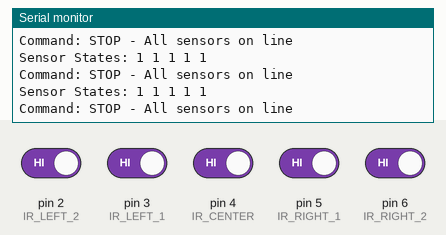
This sketch was run on a simulated Arduino Uno, built with avr-gcc and run on an emulated ATmega328P. Shown: the last lines printed to the serial monitor. Inputs (shaded band) come from the test bench; at power-on: pin 2 (IR_LEFT_2), pin 3 (IR_LEFT_1), pin 4 (IR_CENTER), pin 5 (IR_RIGHT_1), pin 6 (IR_RIGHT_2) HIGH.

Above: at 1.8 s.
1.9 s: pin 2 (IR_LEFT_2) driven LOW
At 2.38 s:
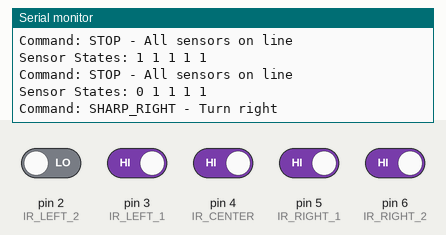
4.0 s: pin 4 (IR_CENTER) driven LOW
At 4.39 s:
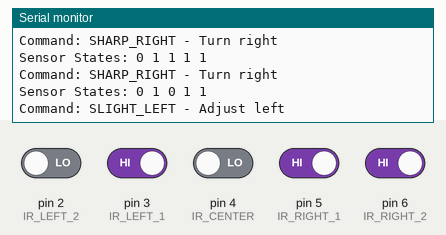
6.0 s: pin 3 (IR_LEFT_1) driven LOW
At 6.39 s:
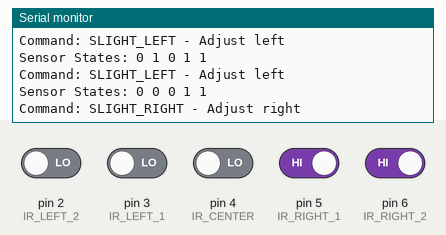
8.1 s: pin 5 (IR_RIGHT_1) driven LOW
At 8.9 s:
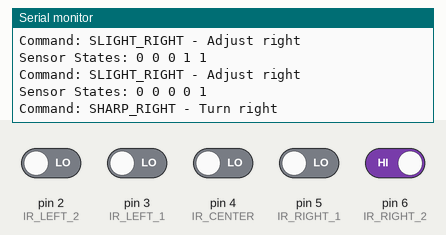
9.6 s: pin 6 (IR_RIGHT_2) driven LOW
At 10.4 s:
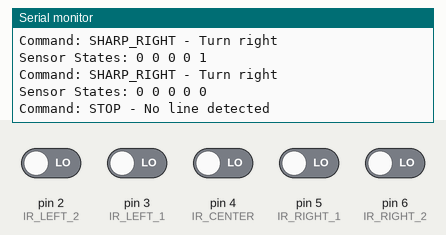
12.1 s: pin 2 (IR_LEFT_2) driven HIGH
At 12.9 s:
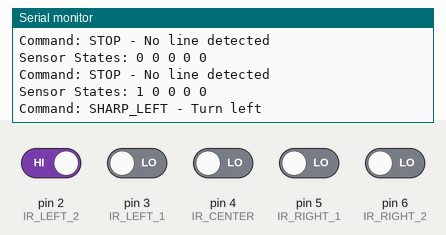

The sketch:

ir_array_test.ino
```cpp
// IR Sensor Array Test Program
// Pins for 5 IR sensors (adjust these pins based on your connections)
const int IR_LEFT_2 = 2;    // Leftmost sensor
const int IR_LEFT_1 = 3;    // Left sensor
const int IR_CENTER = 4;    // Center sensor
const int IR_RIGHT_1 = 5;   // Right sensor
const int IR_RIGHT_2 = 6;   // Rightmost sensor

// Sensor states
int sensorStates[5] = {0, 0, 0, 0, 0};

void setup() {
  Serial.begin(9600);

  // Configure IR sensor pins as inputs with pull-up resistors
  pinMode(IR_LEFT_2, INPUT_PULLUP);
  pinMode(IR_LEFT_1, INPUT_PULLUP);
  pinMode(IR_CENTER, INPUT_PULLUP);
  pinMode(IR_RIGHT_1, INPUT_PULLUP);
  pinMode(IR_RIGHT_2, INPUT_PULLUP);

  Serial.println("IR Sensor Array Test Program");
  Serial.println("----------------------------");
}

void loop() {
  // Read all sensors
  sensorStates[0] = digitalRead(IR_LEFT_2);
  sensorStates[1] = digitalRead(IR_LEFT_1);
  sensorStates[2] = digitalRead(IR_CENTER);
  sensorStates[3] = digitalRead(IR_RIGHT_1);
  sensorStates[4] = digitalRead(IR_RIGHT_2);

  // Print sensor states
  Serial.print("Sensor States: ");
  for(int i = 0; i < 5; i++) {
    Serial.print(sensorStates[i]);
    Serial.print(" ");
  }
  Serial.println();

  // Determine robot action based on sensor readings
  String command = determineCommand();
  Serial.print("Command: ");
  Serial.println(command);

  delay(500); // Delay for readability
}

String determineCommand() {
  // All sensors off line
  if (sensorStates[0] == 0 && sensorStates[1] == 0 && sensorStates[2] == 0 &&
      sensorStates[3] == 0 && sensorStates[4] == 0) {
    return "STOP - No line detected";
  }

  // All sensors on line
  if (sensorStates[0] == 1 && sensorStates[1] == 1 && sensorStates[2] == 1 &&
      sensorStates[3] == 1 && sensorStates[4] == 1) {
    return "STOP - All sensors on line";
  }

  // Perfect alignment (center sensor on line)
  if (sensorStates[2] == 1 && sensorStates[1] == 0 && sensorStates[3] == 0) {
    return "FORWARD - Perfect alignment";
  }

  // Slight left adjustment needed
  if (sensorStates[1] == 1 && sensorStates[2] == 0) {
    return "SLIGHT_LEFT - Adjust left";
  }

  // Slight right adjustment needed
  if (sensorStates[3] == 1 && sensorStates[2] == 0) {
    return "SLIGHT_RIGHT - Adjust right";
  }

  // Sharp left turn needed
  if (sensorStates[0] == 1 || (sensorStates[0] == 1 && sensorStates[1] == 1)) {
    return "SHARP_LEFT - Turn left";
  }

  // Sharp right turn needed
  if (sensorStates[4] == 1 || (sensorStates[4] == 1 && sensorStates[3] == 1)) {
    return "SHARP_RIGHT - Turn right";
  }

  // Lost line - need to search
  if (sensorStates[0] == 0 && sensorStates[1] == 0 && sensorStates[2] == 0 &&
      (sensorStates[3] == 1 || sensorStates[4] == 1)) {
    return "SEARCH_RIGHT - Lost line, searching right";
  }

  if (sensorStates[0] == 0 && sensorStates[1] == 0 && sensorStates[2] == 0 &&
      (sensorStates[0] == 1 || sensorStates[1] == 1)) {
    return "SEARCH_LEFT - Lost line, searching left";
  }

  return "UNKNOWN - Unexpected sensor pattern";
} 
```

Measured:
- after the input at 1.9 s, the serial monitor: prints a new line after 0.16 s (image 1)
- after the input at 4.0 s, the serial monitor: prints a new line after 0.07 s (image 2)
- after the input at 6.0 s, the serial monitor: prints a new line after 0.07 s (image 3)
- after the input at 8.1 s, the serial monitor: prints a new line after 0.48 s (image 4)
- after the input at 9.6 s, the serial monitor: prints a new line after 0.48 s (image 5)
- after the input at 12.1 s, the serial monitor: prints a new line after 0.48 s (image 6)
